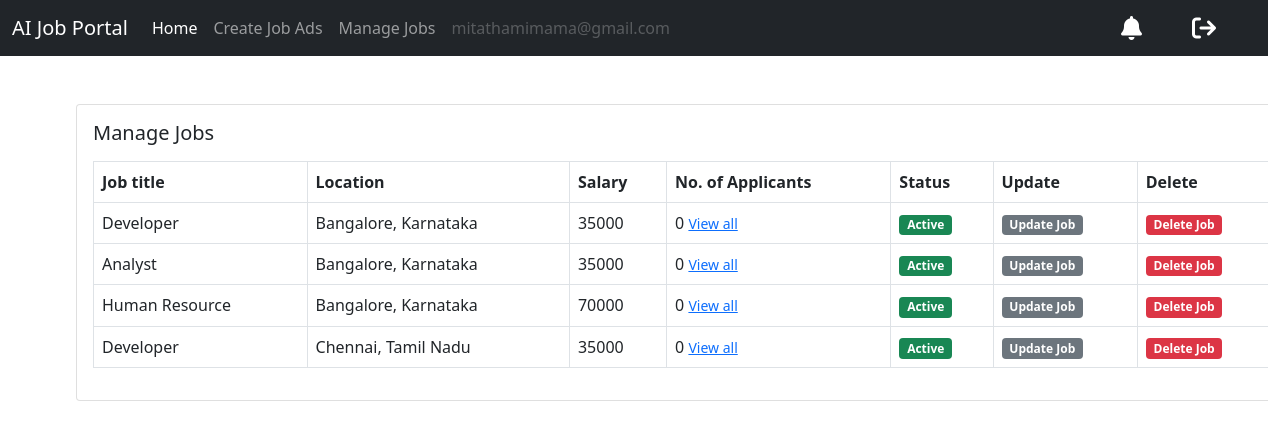
The page /job/manage-jobs/ (signed in) on the database its author committed.
### users/models.py (models this page shows)
class User(AbstractUser):
    email = models.EmailField(unique = False)
    username_validator = UnicodeUsernameValidator()
    username = models.CharField(
        _("username"),
        max_length=150,
        unique=False,
        help_text=_(
            "Required. 150 characters or fewer. Letters, digits and @/./+/-/_ only."
        ),
        validators=[username_validator],
        error_messages={
            "unique": _("A user with that username already exists."),
        },
    )
    is_recruiter = models.BooleanField(default = False)
    is_applicant = models.BooleanField(default = False)
    has_resume = models.BooleanField(default = False)
    has_company = models.BooleanField(default = False)
    is_verified = models.BooleanField(default=None, null=True)
    email_hash = models.CharField(max_length=50, blank=True, null=True)
    class Meta:
        unique_together = ('email', 'is_verified')

### job/models.py (models this page shows, shortened)
class Job(models.Model):
    job_type_choices = (
        ('Remote', 'Remote'),
        ('Onsite', 'Onsite'),
        ('Hybrid', 'Hybrid')
    )
    state_choices = (
        ('Karnataka', 'Karnataka'),
        ('Assam', 'Assam'),
        ('Gujarat', 'Gujarat'),
        ('Kashmir', 'Kashmir'),
        ('Tamil Nadu', 'Tamil Nadu'),
        ('Bihar', 'Bihar'),
        ('Uttar Pradesh', 'Uttar Pradesh')
    )
    industry_choices = (
        ('Technology', 'Technology'),
        ('Education', 'Education'),
        ('Transportation', 'Transportation'),
        ('Finance', 'Finance'),
        ('Healthcare', 'Healthcare'),
        ('Sports', 'Sports'),
        ('Energy', 'Energy')
    )
    title_choices = (
        ('Developer', 'Developer'),
        ('Consultant','Consultant'),
        ('Analyst' , 'Analyst'),
        ('Manager' , 'Manager'),
        ('UI/UX' , 'UI/UX'),
        ('Human Resource' , 'Human Resource'),
        ('Operations' , 'Operations')
    )
    user = models.ForeignKey(User, on_delete=models.CASCADE)
    company = models.ForeignKey(Company, on_delete=models.CASCADE)
    title = models.CharField(max_length=100, choices = title_choices, null = True, blank = True)
    city = models.CharField(max_length=100)
    salary = models.PositiveIntegerField(default=35000)
    requirements = models.TextField()
    ideal_candidate = models.TextField()
    is_available = models.BooleanField(default=True)
    timestamp = models.DateTimeField(auto_now_add=True)
    industry = models.CharField(max_length=20, choices=industry_choices, null=True, blank=True)
    state = models.CharField(max_length=20, choices=state_choices, null=True, blank=True)
    job_type = models.CharField(max_length=20, choices=job_type_choices, null=True, blank=True)

### job/views.py (the view)
# urls.py: path('manage-jobs/',views.manage_jobs,name='manage-jobs'),
def manage_jobs(request):
    if request.user.is_authenticated and request.user.is_recruiter and request.user.is_verified:  #Ensure appropriate user given access
        jobs = Job.objects.filter(user=request.user, company=request.user.company)
        context = {'jobs':jobs}
        return render(request, 'job/manage_jobs.html', context)
    else:
        messages.info(request, 'Please Log In to Continue')
        return redirect('login')

### templates/job/manage_jobs.html
{% extends 'base.html' %}
{% block content %}
<div class="card mx-auto" style="width: 76rem;">
    <div class="card-body">
        <h5 class="card-title mb-3">Manage Jobs</h5>
        <table class="table table-bordered">
            <thead>
                <tr>
                    <th scope="col">Job title</th>
                    <th scope="col">Location</th>
                    <th scope="col">Salary </th>
                    <th scope="col">No. of Applicants</th>
                    <th scope="col">Status</th>
                    <th scope="col">Update</th>
                    <th scope="col">Delete</th>
                </tr>
            </thead>
            <tbody>
                {% for job in jobs %}
                <tr>
                    <td>{{job.title}}</td>
                    <td>{{job.city}}, {{job.state}}</td>
                    <td>{{job.salary}}</td>
                    <td>{{job.applyjob_set.all.count }} <a href="{% url 'all-applicants' job.pk %}"><small>View all</small></a></td>
                    {% if job.is_available %}
                    <td><span class="badge bg-success">Active</span></td>
                    {% else %}
                    <td><span class="badge bg-warning">Not Active</span></td>
                    {% endif %}
                    <td><a href="{% url 'update-job' job.pk %}"><span class="badge bg-secondary">Update Job</span></a></td>
                    <td><a href="{% url 'delete-job' job.pk %}"><span class="badge bg-danger">Delete Job</span></a></td>
                </tr>
                {% endfor %}
            </tbody>
        </table>
    </div>
</div>
{% endblock content %}

### templates/base.html (shortened to what this page needs)
<!DOCTYPE html>
<html lang="en">
<head>
    <link href = "https://cdnjs.cloudflare.com/ajax/libs/font-awesome/6.4.0/css/all.min.css" rel = "stylesheet" type="text/css"/>
    <link href = "https://cdn.jsdelivr.net/npm/bootstrap@5.0.2/dist/css/bootstrap.min.css" rel = "stylesheet"
>
</head>
<body>
    <nav class="navbar navbar-expand-lg navbar-dark bg-dark">
        <div class="container-fluid">
            <a class="navbar-brand" href="{% url 'home' %}">AI Job Portal</a>
            <div class="collapse navbar-collapse" id="navbarSupportedContent">
                {% if request.user.is_authenticated and request.user.is_verified %}
                {% if request.user.is_applicant %}
                <ul class="navbar-nav me-auto mb-2 mb-lg-0">
                    <li class="nav-item">
                        <a class="nav-link active" aria-current="page" href="{% url 'dashboard' %}">Home</a>
                    </li>
                    {% if request.user.has_resume %}
                    <li class="nav-item">
                        <a class="nav-link" href="{% url 'job-listing' %}">Apply to Jobs</a>
                    </li>
                    <li class="nav-item">
                        <a class="nav-link" aria-current="page" href="{% url 'applied-jobs' %}">Manage Job Applications</a>
                    </li>
                    <li class="nav-item">
                        <a class="nav-link" aria-current="page" href="{% url 'update-resume' %}">Update Resume</a>
                    </li>
                    {% else %}
                    <li class="nav-item">
                        <a class="nav-link" href="{% url 'update-resume' %}">Create Resume</a>
                    </li>
                    {% endif %}
                    <li class="nav-item">
                        <a class="nav-link disabled" href="#" tabindex="-1" aria-disabled="true">{{request.user.email}}</a>
                    </li>
                </ul>
                {% elif request.user.is_recruiter %}
                <ul class="navbar-nav me-auto mb-2 mb-lg-0">
                    <li class="nav-item">
                        <a class="nav-link active" aria-current="page" href="{% url 'dashboard' %}">Home</a>
                    </li>
                    {% if request.user.has_company %}
                    <li class="nav-item">
                        <a class="nav-link" href="{% url 'create-job' %}">Create Job Ads</a>
                    </li>
                    <li class="nav-item">
                        <a class="nav-link" href="{% url 'manage-jobs' %}">Manage Jobs</a>
                    </li>
                    {% else %}
                    <li class="nav-item">
                        <a class="nav-link" href="{% url 'update-company' %}">Create Company</a>
                    </li>
                    {% endif %}
                    <li class="nav-item">
                        <a class="nav-link disabled" href="#" tabindex="-1" aria-disabled="true">{{request.user.email}}</a>
                    </li>
                </ul>
                {% endif %}
                <a href="{% url 'notifications' %}" class="notification-link" style="margin-right: 50px;color:white">
                    <i class="fa-sharp fa-solid fa-bell fa-xl"></i>
                </a>
                <a href="{% url 'logout' %}"  style="margin-right: 40px;color:white;">
                    <i class="fa-sharp fa-solid fa-arrow-right-from-bracket fa-xl"></i>
                </a>
                {% endif %}
            </div>
        </div>
    </nav>
    <div class="container mt-5">
        {% block content %}
        {% endblock content %}
    </div>
</body>
</html>

### rows shown on the page
User: user.email "mitathamimama@gmail.com"
Job: title "Developer", city "Bangalore", state "Karnataka", salary "35000", applyjob_set.all.count "0", is_available "Active"
Job: title "Analyst", city "Bangalore", state "Karnataka", salary "35000", applyjob_set.all.count "0", is_available "Active"
Job: title "Human Resource", city "Bangalore", state "Karnataka", salary "70000", applyjob_set.all.count "0", is_available "Active"
Job: title "Developer", city "Chennai", state "Tamil Nadu", salary "35000", applyjob_set.all.count "0", is_available "Active"
